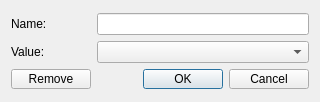
<?xml version="1.0" encoding="UTF-8"?>
<ui version="4.0">
 <class>C_UiBoolEditor</class>
 <widget class="QDialog" name="C_UiBoolEditor">
  <property name="geometry">
   <rect>
    <x>0</x>
    <y>0</y>
    <width>320</width>
    <height>102</height>
   </rect>
  </property>
  <property name="windowTitle">
   <string>Real</string>
  </property>
  <layout class="QVBoxLayout" name="verticalLayout_2">
   <item>
    <layout class="QVBoxLayout" name="verticalLayout">
     <item>
      <layout class="QHBoxLayout" name="horizontalLayout_3">
       <item>
        <widget class="QLabel" name="label_2">
         <property name="minimumSize">
          <size>
           <width>80</width>
           <height>20</height>
          </size>
         </property>
         <property name="maximumSize">
          <size>
           <width>80</width>
           <height>20</height>
          </size>
         </property>
         <property name="text">
          <string>Name:</string>
         </property>
        </widget>
       </item>
       <item>
        <widget class="QLineEdit" name="NameLineEdit">
         <property name="minimumSize">
          <size>
           <width>200</width>
           <height>20</height>
          </size>
         </property>
        </widget>
       </item>
      </layout>
     </item>
     <item>
      <layout class="QHBoxLayout" name="horizontalLayout_2">
       <item>
        <widget class="QLabel" name="label">
         <property name="minimumSize">
          <size>
           <width>80</width>
           <height>20</height>
          </size>
         </property>
         <property name="maximumSize">
          <size>
           <width>80</width>
           <height>20</height>
          </size>
         </property>
         <property name="text">
          <string>Value:</string>
         </property>
        </widget>
       </item>
       <item>
        <widget class="QComboBox" name="ComboBox">
         <property name="minimumSize">
          <size>
           <width>200</width>
           <height>0</height>
          </size>
         </property>
        </widget>
       </item>
      </layout>
     </item>
     <item>
      <layout class="QHBoxLayout" name="horizontalLayout">
       <item>
        <widget class="QPushButton" name="RemoveButton">
         <property name="minimumSize">
          <size>
           <width>0</width>
           <height>20</height>
          </size>
         </property>
         <property name="text">
          <string>Remove</string>
         </property>
        </widget>
       </item>
       <item>
        <spacer name="horizontalSpacer">
         <property name="orientation">
          <enum>Qt::Horizontal</enum>
         </property>
         <property name="sizeHint" stdset="0">
          <size>
           <width>40</width>
           <height>20</height>
          </size>
         </property>
        </spacer>
       </item>
       <item>
        <widget class="QDialogButtonBox" name="ButtonBox">
         <property name="minimumSize">
          <size>
           <width>0</width>
           <height>20</height>
          </size>
         </property>
         <property name="maximumSize">
          <size>
           <width>16777215</width>
           <height>20</height>
          </size>
         </property>
         <property name="orientation">
          <enum>Qt::Horizontal</enum>
         </property>
         <property name="standardButtons">
          <set>QDialogButtonBox::Cancel|QDialogButtonBox::Ok</set>
         </property>
        </widget>
       </item>
      </layout>
     </item>
    </layout>
   </item>
  </layout>
 </widget>
 <resources/>
 <connections>
  <connection>
   <sender>ButtonBox</sender>
   <signal>accepted()</signal>
   <receiver>C_UiBoolEditor</receiver>
   <slot>accept()</slot>
   <hints>
    <hint type="sourcelabel">
     <x>248</x>
     <y>254</y>
    </hint>
    <hint type="destinationlabel">
     <x>157</x>
     <y>274</y>
    </hint>
   </hints>
  </connection>
  <connection>
   <sender>ButtonBox</sender>
   <signal>rejected()</signal>
   <receiver>C_UiBoolEditor</receiver>
   <slot>reject()</slot>
   <hints>
    <hint type="sourcelabel">
     <x>316</x>
     <y>260</y>
    </hint>
    <hint type="destinationlabel">
     <x>286</x>
     <y>274</y>
    </hint>
   </hints>
  </connection>
 </connections>
</ui>
